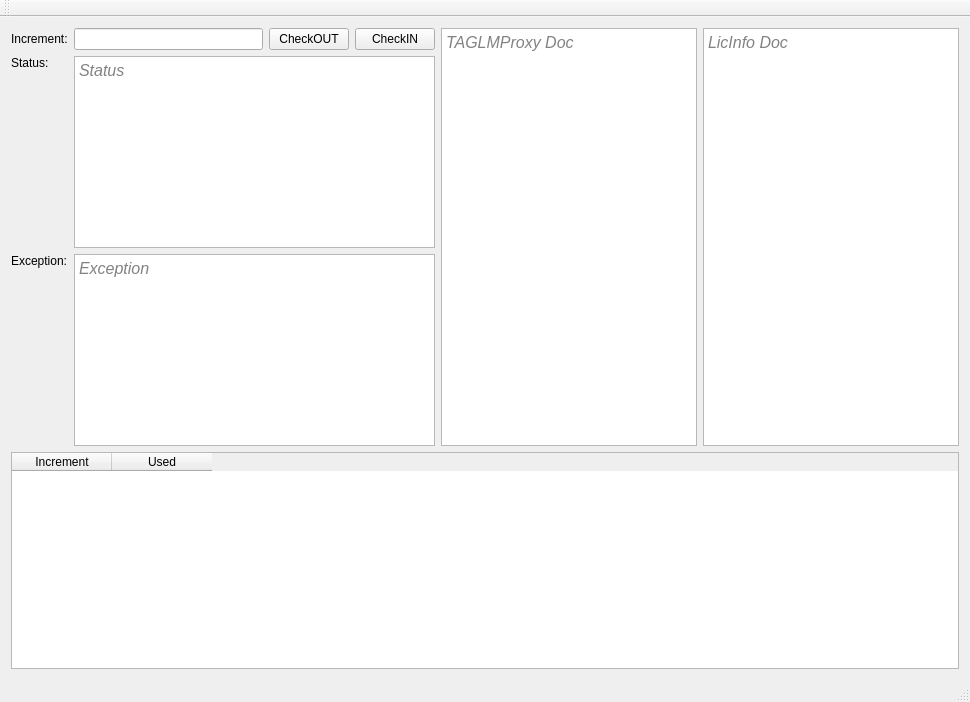
<?xml version="1.0" encoding="UTF-8"?>
<ui version="4.0">
 <class>MainWindow</class>
 <widget class="QMainWindow" name="MainWindow">
  <property name="geometry">
   <rect>
    <x>0</x>
    <y>0</y>
    <width>970</width>
    <height>702</height>
   </rect>
  </property>
  <property name="windowTitle">
   <string>TERFlex POC</string>
  </property>
  <widget class="QWidget" name="centralWidget">
   <layout class="QVBoxLayout" name="verticalLayout">
    <item>
     <layout class="QGridLayout" name="gridLayout">
      <item row="0" column="0">
       <widget class="QLabel" name="mIncrementLabel">
        <property name="text">
         <string>Increment:</string>
        </property>
       </widget>
      </item>
      <item row="0" column="1">
       <widget class="QLineEdit" name="mIncrement"/>
      </item>
      <item row="0" column="2">
       <widget class="QPushButton" name="mCheckOUT">
        <property name="text">
         <string>CheckOUT</string>
        </property>
       </widget>
      </item>
      <item row="0" column="3">
       <widget class="QPushButton" name="mCheckIN">
        <property name="text">
         <string>CheckIN</string>
        </property>
       </widget>
      </item>
      <item row="0" column="4" rowspan="5">
       <widget class="QTextEdit" name="mTAGLMProxyDoc">
        <property name="sizePolicy">
         <sizepolicy hsizetype="Expanding" vsizetype="Expanding">
          <horstretch>0</horstretch>
          <verstretch>0</verstretch>
         </sizepolicy>
        </property>
        <property name="html">
         <string>&lt;!DOCTYPE HTML PUBLIC &quot;-//W3C//DTD HTML 4.0//EN&quot; &quot;http://www.w3.org/TR/REC-html40/strict.dtd&quot;&gt;
&lt;html&gt;&lt;head&gt;&lt;meta name=&quot;qrichtext&quot; content=&quot;1&quot; /&gt;&lt;style type=&quot;text/css&quot;&gt;
p, li { white-space: pre-wrap; }
&lt;/style&gt;&lt;/head&gt;&lt;body style=&quot; font-family:'MS Shell Dlg 2'; font-size:8.25pt; font-weight:400; font-style:normal;&quot;&gt;
&lt;p style=&quot; margin-top:0px; margin-bottom:0px; margin-left:0px; margin-right:0px; -qt-block-indent:0; text-indent:0px;&quot;&gt;&lt;span style=&quot; font-size:12pt; font-style:italic; color:#828282;&quot;&gt;TAGLMProxy Doc&lt;/span&gt;&lt;/p&gt;&lt;/body&gt;&lt;/html&gt;</string>
        </property>
       </widget>
      </item>
      <item row="0" column="5" rowspan="5">
       <widget class="QTextEdit" name="mLicInfoDoc">
        <property name="html">
         <string>&lt;!DOCTYPE HTML PUBLIC &quot;-//W3C//DTD HTML 4.0//EN&quot; &quot;http://www.w3.org/TR/REC-html40/strict.dtd&quot;&gt;
&lt;html&gt;&lt;head&gt;&lt;meta name=&quot;qrichtext&quot; content=&quot;1&quot; /&gt;&lt;style type=&quot;text/css&quot;&gt;
p, li { white-space: pre-wrap; }
&lt;/style&gt;&lt;/head&gt;&lt;body style=&quot; font-family:'MS Shell Dlg 2'; font-size:8.25pt; font-weight:400; font-style:normal;&quot;&gt;
&lt;p style=&quot; margin-top:0px; margin-bottom:0px; margin-left:0px; margin-right:0px; -qt-block-indent:0; text-indent:0px;&quot;&gt;&lt;span style=&quot; font-size:12pt; font-style:italic; color:#828282;&quot;&gt;LicInfo Doc&lt;/span&gt;&lt;/p&gt;&lt;/body&gt;&lt;/html&gt;</string>
        </property>
       </widget>
      </item>
      <item row="1" column="0">
       <widget class="QLabel" name="label">
        <property name="text">
         <string>Status:</string>
        </property>
       </widget>
      </item>
      <item row="1" column="1" rowspan="2" colspan="3">
       <widget class="QTextEdit" name="mStatus">
        <property name="sizePolicy">
         <sizepolicy hsizetype="MinimumExpanding" vsizetype="MinimumExpanding">
          <horstretch>0</horstretch>
          <verstretch>0</verstretch>
         </sizepolicy>
        </property>
        <property name="readOnly">
         <bool>true</bool>
        </property>
        <property name="html">
         <string>&lt;!DOCTYPE HTML PUBLIC &quot;-//W3C//DTD HTML 4.0//EN&quot; &quot;http://www.w3.org/TR/REC-html40/strict.dtd&quot;&gt;
&lt;html&gt;&lt;head&gt;&lt;meta name=&quot;qrichtext&quot; content=&quot;1&quot; /&gt;&lt;style type=&quot;text/css&quot;&gt;
p, li { white-space: pre-wrap; }
&lt;/style&gt;&lt;/head&gt;&lt;body style=&quot; font-family:'MS Shell Dlg 2'; font-size:8.25pt; font-weight:400; font-style:normal;&quot;&gt;
&lt;p style=&quot; margin-top:0px; margin-bottom:0px; margin-left:0px; margin-right:0px; -qt-block-indent:0; text-indent:0px;&quot;&gt;&lt;span style=&quot; font-family:'.Helvetica Neue DeskInterface'; font-size:12pt; font-style:italic; color:#828282;&quot;&gt;Status&lt;/span&gt;&lt;/p&gt;&lt;/body&gt;&lt;/html&gt;</string>
        </property>
       </widget>
      </item>
      <item row="2" column="0">
       <spacer name="verticalSpacer">
        <property name="orientation">
         <enum>Qt::Vertical</enum>
        </property>
        <property name="sizeHint" stdset="0">
         <size>
          <width>20</width>
          <height>40</height>
         </size>
        </property>
       </spacer>
      </item>
      <item row="3" column="0">
       <widget class="QLabel" name="label_2">
        <property name="text">
         <string>Exception:</string>
        </property>
       </widget>
      </item>
      <item row="3" column="1" rowspan="2" colspan="3">
       <widget class="QTextEdit" name="mException">
        <property name="html">
         <string>&lt;!DOCTYPE HTML PUBLIC &quot;-//W3C//DTD HTML 4.0//EN&quot; &quot;http://www.w3.org/TR/REC-html40/strict.dtd&quot;&gt;
&lt;html&gt;&lt;head&gt;&lt;meta name=&quot;qrichtext&quot; content=&quot;1&quot; /&gt;&lt;style type=&quot;text/css&quot;&gt;
p, li { white-space: pre-wrap; }
&lt;/style&gt;&lt;/head&gt;&lt;body style=&quot; font-family:'MS Shell Dlg 2'; font-size:8.25pt; font-weight:400; font-style:normal;&quot;&gt;
&lt;p style=&quot; margin-top:0px; margin-bottom:0px; margin-left:0px; margin-right:0px; -qt-block-indent:0; text-indent:0px;&quot;&gt;&lt;span style=&quot; font-size:12pt; font-style:italic; color:#828282;&quot;&gt;Exception&lt;/span&gt;&lt;/p&gt;&lt;/body&gt;&lt;/html&gt;</string>
        </property>
       </widget>
      </item>
      <item row="4" column="0">
       <spacer name="verticalSpacer_2">
        <property name="orientation">
         <enum>Qt::Vertical</enum>
        </property>
        <property name="sizeHint" stdset="0">
         <size>
          <width>20</width>
          <height>40</height>
         </size>
        </property>
       </spacer>
      </item>
     </layout>
    </item>
    <item>
     <widget class="QTableWidget" name="mIncrementsSummary">
      <property name="sizePolicy">
       <sizepolicy hsizetype="MinimumExpanding" vsizetype="MinimumExpanding">
        <horstretch>0</horstretch>
        <verstretch>0</verstretch>
       </sizepolicy>
      </property>
      <property name="alternatingRowColors">
       <bool>true</bool>
      </property>
      <attribute name="verticalHeaderVisible">
       <bool>false</bool>
      </attribute>
      <column>
       <property name="text">
        <string>Increment</string>
       </property>
      </column>
      <column>
       <property name="text">
        <string>Used</string>
       </property>
      </column>
     </widget>
    </item>
   </layout>
  </widget>
  <widget class="QMenuBar" name="menuBar">
   <property name="geometry">
    <rect>
     <x>0</x>
     <y>0</y>
     <width>970</width>
     <height>21</height>
    </rect>
   </property>
  </widget>
  <widget class="QToolBar" name="mainToolBar">
   <attribute name="toolBarArea">
    <enum>TopToolBarArea</enum>
   </attribute>
   <attribute name="toolBarBreak">
    <bool>false</bool>
   </attribute>
  </widget>
  <widget class="QStatusBar" name="statusBar"/>
  <action name="actionCoucou1_1">
   <property name="text">
    <string>coucou1.1</string>
   </property>
  </action>
  <action name="actionCoucou1_2">
   <property name="text">
    <string>coucou1.2</string>
   </property>
  </action>
  <action name="actionCoucou2_1">
   <property name="text">
    <string>coucou2.1</string>
   </property>
  </action>
  <action name="actionCoucou2_2">
   <property name="text">
    <string>coucou2.2</string>
   </property>
  </action>
 </widget>
 <layoutdefault spacing="6" margin="11"/>
 <resources/>
 <connections/>
</ui>
